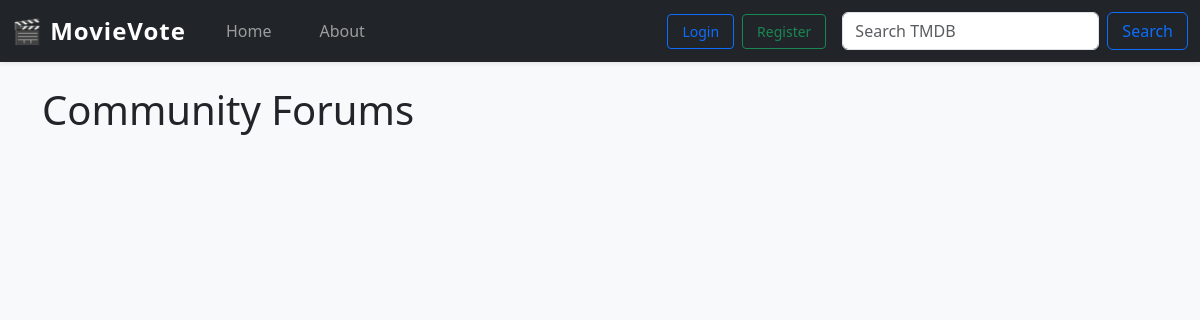
Before: /forum/ with the older database file.
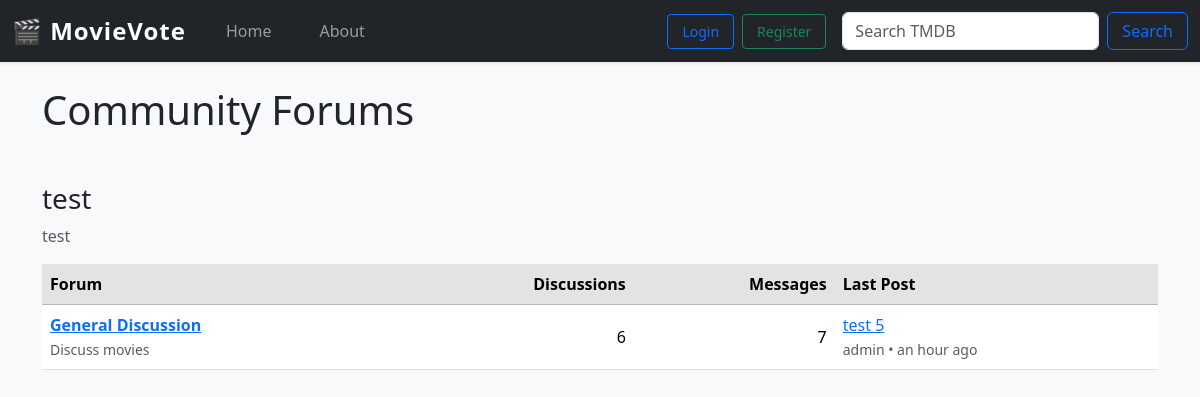
After: the same page with the newer database file.
### forum/models.py (models this page shows, shortened)
class Category(models.Model):
    name        = models.CharField(max_length=60, unique=True)
    description = models.CharField(max_length=255, blank=True)
    position    = models.PositiveSmallIntegerField(default=0)
    class Meta:
        ordering = ("position",)

class Forum(models.Model):
    category    = models.ForeignKey(Category, related_name="forums",
                                    on_delete=models.CASCADE)
    name        = models.CharField(max_length=80)
    slug        = models.SlugField(max_length=90, unique=True, blank=True)
    blurb       = models.CharField(max_length=255, blank=True)
    position    = models.PositiveSmallIntegerField(default=0)
    topic_count = models.PositiveIntegerField(default=0)
    post_count  = models.PositiveIntegerField(default=0)
    last_post = models.ForeignKey(
        "Post", null=True, blank=True,
        on_delete=models.SET_NULL,
        related_name="+"
    )
    class Meta:
        ordering = ("position",)

class Post(models.Model):
    topic       = models.ForeignKey(Topic, related_name="posts",
                                    on_delete=models.CASCADE)
    author      = models.ForeignKey(User, on_delete=models.CASCADE)
    message     = models.TextField(max_length=10_000)
    created_at  = models.DateTimeField(default=timezone.now)
    edited_at   = models.DateTimeField(null=True, blank=True)
    class Meta:
        ordering = ("created_at",)

class Topic(models.Model):
    forum       = models.ForeignKey(Forum, related_name="topics",
                                    on_delete=models.CASCADE)
    title       = models.CharField(max_length=140)
    slug        = models.SlugField(max_length=150, blank=True)
    starter     = models.ForeignKey(User, on_delete=models.CASCADE)
    created_at  = models.DateTimeField(default=timezone.now)
    updated_at  = models.DateTimeField(default=timezone.now)
    view_count  = models.PositiveIntegerField(default=0)
    reply_count = models.PositiveIntegerField(default=0)
    pinned      = models.BooleanField(default=False)
    locked      = models.BooleanField(default=False)
    class Meta:
        ordering = ("-pinned", "-updated_at")

### forum/views.py (the view)
# urls.py: path("",                     views.index,          name="index"),
def index(request):
    cats = Category.objects.prefetch_related("forums")
    return render(request, "forum/index.html", {"cats": cats})

### templates/forum/index.html
{% extends "movies/base.html" %}
{% load humanize %}
{% block content %}
<h1 class="mb-4">Community Forums</h1>
{% for cat in cats %}
  <h3 class="mt-5">{{ cat.name }}</h3>
  {% if cat.description %}
    <p class="text-muted">{{ cat.description }}</p>
  {% endif %}
  <div class="table-responsive">
    <table class="table table-hover align-middle">
      <thead class="table-secondary">
        <tr>
          <th>Forum</th>
          <th class="text-end">Discussions</th>
          <th class="text-end">Messages</th>
          <th>Last Post</th>
        </tr>
      </thead>
      <tbody>
      {% for f in cat.forums.all %}
        <tr>
          <td>
            <a href="{% url 'forum:board' f.slug %}">
              <strong>{{ f.name }}</strong>
            </a><br>
            <small class="text-muted">{{ f.blurb }}</small>
          </td>
          <td class="text-end">{{ f.topic_count|intcomma }}</td>
          <td class="text-end">{{ f.post_count|intcomma }}</td>
          <td>
            {% if f.last_post %}
              <a href="{% url 'forum:topic' f.slug f.last_post.topic.pk f.last_post.topic.slug %}">
                {{ f.last_post.topic.title|truncatechars:32 }}
              </a><br>
              <small class="text-muted">
                {{ f.last_post.author }} • {{ f.last_post.created_at|naturaltime }}
              </small>
            {% else %}
              <small class="text-muted">—</small>
            {% endif %}
          </td>
        </tr>
      {% endfor %}
      </tbody>
    </table>
  </div>
{% endfor %}
{% endblock %}

### movies/templates/movies/base.html (shortened to what this page needs)
{% load static %}
<!DOCTYPE html>
<html lang="en">
<head>
    <link href="https://cdn.jsdelivr.net/npm/bootstrap@5.3.3/dist/css/bootstrap.min.css" rel="stylesheet">
    <link rel="stylesheet" href="{% static 'css/movies.css' %}">
    <link href="https://cdn.jsdelivr.net/npm/bootstrap-icons@1.10.5/font/bootstrap-icons.css" rel="stylesheet">
</head>
<body>
<nav class="navbar navbar-expand-lg navbar-dark bg-dark shadow-sm sticky-top">
  <div class="container-fluid">
    <a class="navbar-brand fw-bold fs-4" href="{% url 'movies:index' %}">
      🎬 MovieVote
    </a>
    <div class="collapse navbar-collapse" id="mainNavbar">
      <ul class="navbar-nav me-auto mb-2 mb-lg-0">
        <li class="nav-item">
          <a class="nav-link {% if request.path == '/' %}active{% endif %}" href="{% url 'movies:index' %}">
            Home
          </a>
        </li>
      <li class="nav-item">
          <a class="nav-link {% if request.path == '/about/' %}active{% endif %}" href="{% url 'movies:about' %}">
            About
          </a>
      </li>
      </ul>
      <div class="d-flex align-items-center gap-2">
        {% if user.is_authenticated %}
          <span class="navbar-text">Hi, {{ user.username }} 👋</span>
          <a class="btn btn-outline-danger btn-sm" href="{% url 'movies:logout' %}">Logout</a>
        {% else %}
          <a class="btn btn-outline-primary btn-sm" href="{% url 'movies:login' %}">Login</a>
          <a class="btn btn-outline-success btn-sm" href="{% url 'movies:register' %}">Register</a>
        {% endif %}
        <form class="d-flex ms-2" method="post" action="{% url 'movies:quick_lookup' %}">
          <input class="form-control me-2" type="search" name="title" placeholder="Search TMDB" aria-label="Search">
          <button class="btn btn-outline-primary" type="submit">Search</button>
        </form>
      </div>
    </div>
  </div>
</nav>
<div class="container mt-4">
  {% block content %}{% endblock %}
</div>
</body>
</html>

### movies/static/css/movies.css (style rules this page uses)
body { background-color: #f8f9fa; }
.navbar-nav .nav-link { margin-left: 1rem; margin-right: 1rem; font-weight: 500; transition: color 0.3s ease; }
.navbar { font-size: 1rem; }
.navbar .nav-link { font-weight: 500; padding-left: 1rem; padding-right: 1rem; transition: color 0.3s ease; }
.navbar-brand { font-family: 'Segoe UI', sans-serif; letter-spacing: 1px; }
.navbar .btn { padding: 6px 14px; font-weight: 500; }
.navbar-nav .nav-item { margin-bottom: 0 !important; }

Changed rows visible on the page:
added Category: name "test", description "test"
added Forum: name "General Discussion", blurb "Discuss movies", topic_count "6", post_count "7", last_post.topic "test 5", last_post.author "admin", last_post.created_at "an hour ago"
